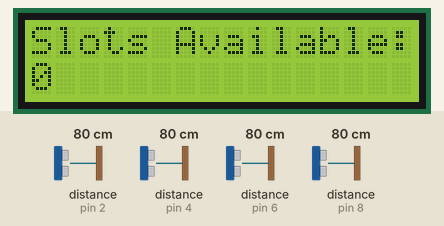
Recording of a sketch running on a simulated Arduino Uno, built with avr-gcc and run on an emulated ATmega328P. Shown: 16×2 character LCD. Wiring (inferred from the names in the program): 4 × ultrasonic range finder: trigger pin 3, echo pin 2 / trigger pin 5, echo pin 4 / trigger pin 7, echo pin 6 / trigger pin 9, echo pin 8. The test bench sets the inputs (shaded band); at power-on: distance to the obstacle (sensors on pin 2, pin 4, pin 6, pin 8) 80 cm. The echo pulse lasts 58.3 µs per cm; random numbers use the default seed unless the sketch sets one; what the sketch prints to the serial monitor is not drawn.

Above: at 0.2 s.

The sketch:

Microprocessors_code.ino
```cpp
#include <Wire.h>
#include <Adafruit_LiquidCrystal.h>

// Initialize the LCD using I2C
Adafruit_LiquidCrystal lcd(0);

// Define ultrasonic sensor pins for 4 parking slots
const int trigPins[4] = {3, 5, 7, 9};
const int echoPins[4] = {2, 4, 6, 8};

// Boolean array to track parking slot availability
bool parking_slots[4] = {true, true, true, true};

// Time tracking for occupancy (stores entry time)
unsigned long occupiedSince[4] = {0, 0, 0, 0};
unsigned long lastChargeTime[4] = {0, 0, 0, 0}; // Track last charge time

// Fee tracking (stores total cost per slot)
float fees[4] = {0, 0, 0, 0};
const float ratePer5Seconds = 0.1; // Fee per 5 seconds for simulation

// Simulated ticket number storage
String ticketNumber[4] = {"", "", "", ""};

void setup() {
    Wire.begin(); // Initialize I2C
    lcd.begin(16, 2); // Initialize LCD with 16 columns & 2 rows
    lcd.setBacklight(1); // Turn on backlight

    Serial.begin(9600); // Start Serial Monitor

    // Set pin modes for all sensors
    for (int i = 0; i < 4; i++) {
        pinMode(trigPins[i], OUTPUT);
        pinMode(echoPins[i], INPUT);
    }
}

float getDistance(int trigPin, int echoPin) {
    digitalWrite(trigPin, LOW);
    delayMicroseconds(2);
    digitalWrite(trigPin, HIGH);
    delayMicroseconds(10);
    digitalWrite(trigPin, LOW);

    long duration = pulseIn(echoPin, HIGH);
    float distance = (duration * 0.0343) / 2;

    return distance;
}

void loop() {
    int available_slots = 0;
    String available_slots_list = "";

    for (int i = 0; i < 4; i++) {
        float distance = getDistance(trigPins[i], echoPins[i]);

        if (distance > 300) { // Slot is empty
            if (parking_slots[i]) { // Car just left
                Serial.print("Car Exited | Ticket: ");
                Serial.print(ticketNumber[i]);
                Serial.print(" | Total Fee: $");
                Serial.println(fees[i], 2);
            }
            parking_slots[i] = false;
            occupiedSince[i] = 0; // Reset time tracking
            lastChargeTime[i] = 0; // Reset charge timer
            fees[i] = 0; // Reset fees
            available_slots++;
            available_slots_list += "P" + String(i + 1) + " ";
        } else { // Slot is occupied
            if (!parking_slots[i]) { // Car just arrived
                occupiedSince[i] = millis();
                lastChargeTime[i] = millis();
                ticketNumber[i] = "NP" + String(random(1000, 9999)); // Generate ticket number
                fees[i] = 0; // Reset fee
                Serial.print("Car Entered | Slot: P");
                Serial.println(i + 1);
            }

            // Charge fee every 5 seconds
            if (millis() - lastChargeTime[i] >= 5000) {
                fees[i] += ratePer5Seconds;
                lastChargeTime[i] = millis(); // Reset last charge time

                Serial.print("Charging P");
                Serial.print(i + 1);
                Serial.print(" | Ticket: ");
                Serial.print(ticketNumber[i]);
                Serial.print(" | Fee: $");
                Serial.println(fees[i], 2);
            }

            parking_slots[i] = true;
        }
    }

    // Display available slots
    lcd.clear();
    lcd.setCursor(0, 0);
    lcd.print("Slots Available:");
    lcd.setCursor(0, 1);
    lcd.print(available_slots);
    delay(1000);

    lcd.clear();
    if (available_slots > 0) {
        lcd.setCursor(0, 0);
        lcd.print("Free Slots:");
        lcd.setCursor(3, 1);
        lcd.print(available_slots_list);
        delay(1000);
    }
}
```

Measured:
- what the display in image 0 shows lasts 1.0 s, from 0.1 s to 1.1 s
